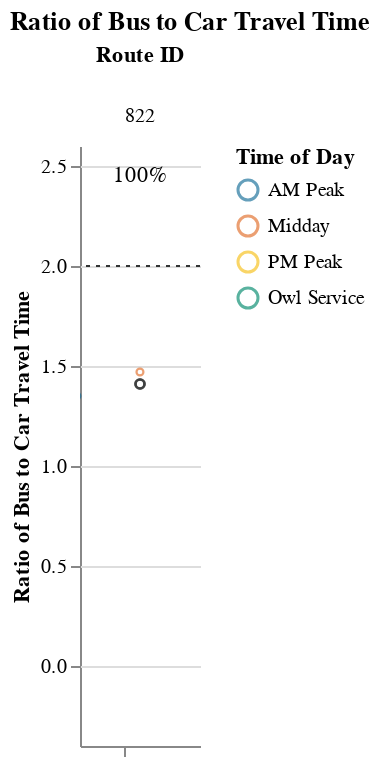
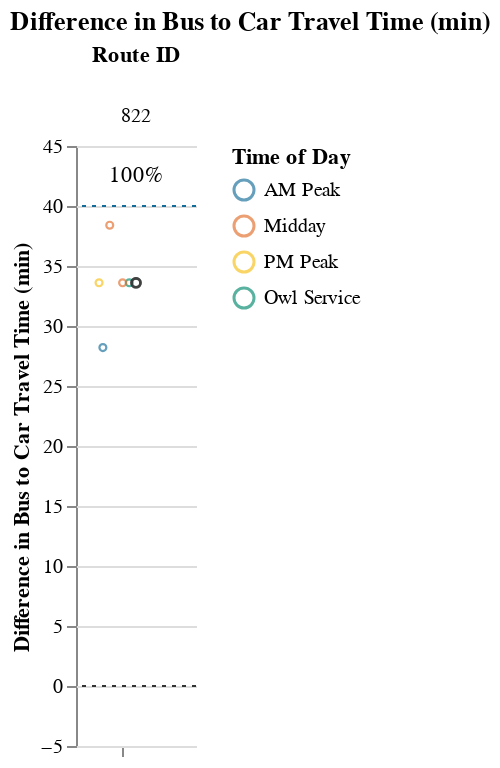

The code cell stored with these charts, in order, in its notebook:
### Markdown cell above
### Long Routes (> 1.5 hrs)

### Code cell
route_group = "long"
try:
    subset_routes, mult, diff  = setup_charts(df, PCT_COMPETITIVE_THRESHOLD, route_group)
    if len(subset_routes) > 0:
        display(
            Markdown(
                f"{CAPTIONS_DICT[route_group]}"
                "Within each route group, routes are sorted in descending order "
                "by % competitive trips and # trips below the additional time cut-off."
            )
        )

        display(mult)
        display(diff)
except:
    print("No routes meet this criteria.")

### Figure 1 — Vega-Lite specification as saved in the notebook (floating-point values rounded to 4 significant figures)
{"config": {"view": {"continuousWidth": 400, "continuousHeight": 300, "stroke": null}, "facet": {"spacing": 0}}, "data": {"name": "data-479f5d00024d611dc92fdeaa9c5c7301"}, "facet": {"column": {"field": "route_id", "sort": ["822"], "title": "Route ID", "type": "nominal"}}, "spec": {"layer": [{"mark": {"type": "point", "opacity": 0.65, "size": 12, "strokeWidth": 1.1}, "encoding": {"color": {"field": "time_of_day", "scale": {"range": ["#136C97", "#E16B26", "#F6BF16", "#00896B", "#7790A3", "#5B559C"]}, "sort": ["AM Peak", "Midday", "PM Peak", "Owl Service"], "title": "Time of Day", "type": "nominal"}, "tooltip": [{"field": "route_id", "type": "nominal"}, {"field": "trip_id", "type": "nominal"}, {"field": "service_hours", "type": "quantitative"}, {"field": "car_duration_hours", "type": "quantitative"}, {"field": "bus_multiplier", "type": "quantitative"}, {"field": "bus_difference", "type": "quantitative"}, {"field": "num_trips", "type": "quantitative"}, {"field": "num_competitive", "type": "quantitative"}, {"field": "pct_trips_competitive", "type": "quantitative"}, {"field": "p25", "type": "quantitative"}, {"field": "p50", "type": "quantitative"}, {"field": "p75", "type": "quantitative"}], "x": {"axis": {"grid": false, "labels": false, "ticks": true, "values": [0]}, "field": "jitter", "scale": {}, "title": null, "type": "quantitative"}, "y": {"field": "bus_multiplier", "scale": {"domain": [-0.25, 2.5]}, "title": "Ratio of Bus to Car Travel Time", "type": "quantitative"}}, "selection": {"selector003": {"type": "interval", "bind": "scales", "encodings": ["x", "y"]}}, "transform": [{"calculate": "sqrt(-2*log(random()))*cos(2*PI*random())", "as": "jitter"}], "width": 60}, {"layer": [{"mark": {"type": "point", "opacity": 0.6, "size": 20, "strokeWidth": 1.3}, "encoding": {"color": {"value": "#323434"}, "y": {"field": "bus_multiplier", "type": "quantitative"}}, "transform": [{"filter": "(datum.p50_trip === 1)"}]}, {"mark": {"type": "rule", "strokeDash": [2, 3]}, "encoding": {"color": {"value": "#323434"}, "y": {"field": "cutoff", "type": "quantitative"}}}, {"mark": {"type": "text", "align": "center", "baseline": "middle"}, "encoding": {"color": {"value": "black"}, "text": {"field": "pct_trips_competitive", "format": ".0%", "type": "quantitative"}, "tooltip": [{"field": "route_id", "type": "nominal"}, {"field": "trip_id", "type": "nominal"}, {"field": "service_hours", "type": "quantitative"}, {"field": "car_duration_hours", "type": "quantitative"}, {"field": "bus_multiplier", "type": "quantitative"}, {"field": "bus_difference", "type": "quantitative"}, {"field": "num_trips", "type": "quantitative"}, {"field": "num_competitive", "type": "quantitative"}, {"field": "pct_trips_competitive", "type": "quantitative"}, {"field": "p25", "type": "quantitative"}, {"field": "p50", "type": "quantitative"}, {"field": "p75", "type": "quantitative"}], "x": {"value": 30}, "y": {"value": 15}}, "transform": [{"calculate": "sqrt(-2*log(random()))*cos(2*PI*random())", "as": "jitter"}, {"filter": "(datum.fastest_trip === 1)"}]}]}]}, "resolve": {"scale": {"y": "shared"}}, "title": "Ratio of Bus to Car Travel Time", "$schema": "https://vega.github.io/schema/vega-lite/v4.17.0.json", "datasets": {"data-479f5d00024d611dc92fdeaa9c5c7301": [{"calitp_itp_id": 135, "trip_key": 3361021430429695586, "trip_id": "t_1194487_b_23002_tn_0", "shape_id": "p_179049", "route_id": "822", "service_hours": 1.83, "trip_first_departure_ts": 33300, "trip_last_arrival_ts": 39900, "departure_hour": 9, "time_of_day": "AM Peak", "p25": 1.92, "p50": 1.92, "p75": 1.92, "p50_trip": 0, "fastest_trip": 1, "car_duration_hours": 1.36, "competitive_route": 1, "bus_multiplier": 1.35, "bus_difference": 28.2, "num_trips": 5, "num_competitive": 5, "pct_trips_competitive": 1.0, "bus_difference_spread": 10.2, "route_group": "long", "max_trip_hrs": 2.0, "max_trip_route_group": 2.55, "name": "Humboldt Transit Authority", "caltrans_district": "01 - Eureka", "drmt_organization_name": "['recu9h9nAElLpYoYO']", "cutoff2": 40, "cutoff": 2}, {"calitp_itp_id": 135, "trip_key": -7695558261418871568, "trip_id": "t_1194478_b_23002_tn_0", "shape_id": "p_179043", "route_id": "822", "service_hours": 1.92, "trip_first_departure_ts": 24360, "trip_last_arrival_ts": 31260, "departure_hour": 6, "time_of_day": "Owl Service", "p25": 1.92, "p50": 1.92, "p75": 1.92, "p50_trip": 1, "fastest_trip": 0, "car_duration_hours": 1.36, "competitive_route": 1, "bus_multiplier": 1.41, "bus_difference": 33.6, "num_trips": 5, "num_competitive": 5, "pct_trips_competitive": 1.0, "bus_difference_spread": 10.2, "route_group": "long", "max_trip_hrs": 2.0, "max_trip_route_group": 2.55, "name": "Humboldt Transit Authority", "caltrans_district": "01 - Eureka", "drmt_organization_name": "['recu9h9nAElLpYoYO']", "cutoff2": 40, "cutoff": 2}, {"calitp_itp_id": 135, "trip_key": -1867206143097910305, "trip_id": "t_1194477_b_23002_tn_0", "shape_id": "p_179043", "route_id": "822", "service_hours": 1.92, "trip_first_departure_ts": 40800, "trip_last_arrival_ts": 47700, "departure_hour": 11, "time_of_day": "Midday", "p25": 1.92, "p50": 1.92, "p75": 1.92, "p50_trip": 1, "fastest_trip": 0, "car_duration_hours": 1.36, "competitive_route": 1, "bus_multiplier": 1.41, "bus_difference": 33.6, "num_trips": 5, "num_competitive": 5, "pct_trips_competitive": 1.0, "bus_difference_spread": 10.2, "route_group": "long", "max_trip_hrs": 2.0, "max_trip_route_group": 2.55, "name": "Humboldt Transit Authority", "caltrans_district": "01 - Eureka", "drmt_organization_name": "['recu9h9nAElLpYoYO']", "cutoff2": 40, "cutoff": 2}, {"calitp_itp_id": 135, "trip_key": -229912812229137476, "trip_id": "t_1194480_b_23002_tn_0", "shape_id": "p_179043", "route_id": "822", "service_hours": 1.92, "trip_first_departure_ts": 62400, "trip_last_arrival_ts": 69300, "departure_hour": 17, "time_of_day": "PM Peak", "p25": 1.92, "p50": 1.92, "p75": 1.92, "p50_trip": 1, "fastest_trip": 0, "car_duration_hours": 1.36, "competitive_route": 1, "bus_multiplier": 1.41, "bus_difference": 33.6, "num_trips": 5, "num_competitive": 5, "pct_trips_competitive": 1.0, "bus_difference_spread": 10.2, "route_group": "long", "max_trip_hrs": 2.0, "max_trip_route_group": 2.55, "name": "Humboldt Transit Authority", "caltrans_district": "01 - Eureka", "drmt_organization_name": "['recu9h9nAElLpYoYO']", "cutoff2": 40, "cutoff": 2}, {"calitp_itp_id": 135, "trip_key": -1354614965077507831, "trip_id": "t_1194483_b_23002_tn_0", "shape_id": "p_179044", "route_id": "822", "service_hours": 2.0, "trip_first_departure_ts": 54300, "trip_last_arrival_ts": 61500, "departure_hour": 15, "time_of_day": "Midday", "p25": 1.92, "p50": 1.92, "p75": 1.92, "p50_trip": 0, "fastest_trip": 0, "car_duration_hours": 1.36, "competitive_route": 1, "bus_multiplier": 1.47, "bus_difference": 38.4, "num_trips": 5, "num_competitive": 5, "pct_trips_competitive": 1.0, "bus_difference_spread": 10.2, "route_group": "long", "max_trip_hrs": 2.0, "max_trip_route_group": 2.55, "name": "Humboldt Transit Authority", "caltrans_district": "01 - Eureka", "drmt_organization_name": "['recu9h9nAElLpYoYO']", "cutoff2": 40, "cutoff": 2}]}}

### Figure 2 — Vega-Lite specification as saved in the notebook (floating-point values rounded to 4 significant figures)
{"config": {"view": {"continuousWidth": 400, "continuousHeight": 300, "stroke": null}, "facet": {"spacing": 0}}, "data": {"name": "data-246b7bfdf9d605ea1b458a0e06f911ec"}, "facet": {"column": {"field": "route_id", "sort": ["822"], "title": "Route ID", "type": "nominal"}}, "spec": {"layer": [{"mark": {"type": "point", "opacity": 0.65, "size": 12, "strokeWidth": 1.1}, "encoding": {"color": {"field": "time_of_day", "scale": {"range": ["#136C97", "#E16B26", "#F6BF16", "#00896B", "#7790A3", "#5B559C"]}, "sort": ["AM Peak", "Midday", "PM Peak", "Owl Service"], "title": "Time of Day", "type": "nominal"}, "tooltip": [{"field": "route_id", "type": "nominal"}, {"field": "trip_id", "type": "nominal"}, {"field": "service_hours", "type": "quantitative"}, {"field": "car_duration_hours", "type": "quantitative"}, {"field": "bus_multiplier", "type": "quantitative"}, {"field": "bus_difference", "type": "quantitative"}, {"field": "num_trips", "type": "quantitative"}, {"field": "num_competitive", "type": "quantitative"}, {"field": "pct_trips_competitive", "type": "quantitative"}, {"field": "p25", "type": "quantitative"}, {"field": "p50", "type": "quantitative"}, {"field": "p75", "type": "quantitative"}], "x": {"axis": {"grid": false, "labels": false, "ticks": true, "values": [0]}, "field": "jitter", "scale": {}, "title": null, "type": "quantitative"}, "y": {"field": "bus_difference", "scale": {"domain": [-5, 45.0]}, "title": "Difference in Bus to Car Travel Time (min)", "type": "quantitative"}}, "selection": {"selector004": {"type": "interval", "bind": "scales", "encodings": ["x", "y"]}}, "transform": [{"calculate": "sqrt(-2*log(random()))*cos(2*PI*random())", "as": "jitter"}], "width": 60}, {"layer": [{"mark": {"type": "point", "opacity": 0.6, "size": 20, "strokeWidth": 1.3}, "encoding": {"color": {"value": "#323434"}, "y": {"field": "bus_difference", "type": "quantitative"}}, "transform": [{"filter": "(datum.p50_trip === 1)"}]}, {"mark": {"type": "rule", "strokeDash": [2, 3]}, "encoding": {"color": {"value": "#323434"}, "y": {"field": "cutoff", "type": "quantitative"}}}, {"mark": {"type": "rule", "strokeDash": [2, 3]}, "encoding": {"color": {"value": "#136C97"}, "y": {"field": "cutoff2", "type": "quantitative"}}}, {"mark": {"type": "text", "align": "center", "baseline": "middle"}, "encoding": {"color": {"value": "black"}, "text": {"field": "pct_trips_competitive", "format": ".0%", "type": "quantitative"}, "tooltip": [{"field": "route_id", "type": "nominal"}, {"field": "trip_id", "type": "nominal"}, {"field": "service_hours", "type": "quantitative"}, {"field": "car_duration_hours", "type": "quantitative"}, {"field": "bus_multiplier", "type": "quantitative"}, {"field": "bus_difference", "type": "quantitative"}, {"field": "num_trips", "type": "quantitative"}, {"field": "num_competitive", "type": "quantitative"}, {"field": "pct_trips_competitive", "type": "quantitative"}, {"field": "p25", "type": "quantitative"}, {"field": "p50", "type": "quantitative"}, {"field": "p75", "type": "quantitative"}], "x": {"value": 30}, "y": {"value": 15}}, "transform": [{"calculate": "sqrt(-2*log(random()))*cos(2*PI*random())", "as": "jitter"}, {"filter": "(datum.fastest_trip === 1)"}]}]}]}, "resolve": {"scale": {"y": "shared"}}, "title": "Difference in Bus to Car Travel Time (min)", "$schema": "https://vega.github.io/schema/vega-lite/v4.17.0.json", "datasets": {"data-246b7bfdf9d605ea1b458a0e06f911ec": [{"calitp_itp_id": 135, "trip_key": 3361021430429695586, "trip_id": "t_1194487_b_23002_tn_0", "shape_id": "p_179049", "route_id": "822", "service_hours": 1.83, "trip_first_departure_ts": 33300, "trip_last_arrival_ts": 39900, "departure_hour": 9, "time_of_day": "AM Peak", "p25": 1.92, "p50": 1.92, "p75": 1.92, "p50_trip": 0, "fastest_trip": 1, "car_duration_hours": 1.36, "competitive_route": 1, "bus_multiplier": 1.35, "bus_difference": 28.2, "num_trips": 5, "num_competitive": 5, "pct_trips_competitive": 1.0, "bus_difference_spread": 10.2, "route_group": "long", "max_trip_hrs": 2.0, "max_trip_route_group": 2.55, "name": "Humboldt Transit Authority", "caltrans_district": "01 - Eureka", "drmt_organization_name": "['recu9h9nAElLpYoYO']", "cutoff2": 40, "cutoff": 0}, {"calitp_itp_id": 135, "trip_key": -7695558261418871568, "trip_id": "t_1194478_b_23002_tn_0", "shape_id": "p_179043", "route_id": "822", "service_hours": 1.92, "trip_first_departure_ts": 24360, "trip_last_arrival_ts": 31260, "departure_hour": 6, "time_of_day": "Owl Service", "p25": 1.92, "p50": 1.92, "p75": 1.92, "p50_trip": 1, "fastest_trip": 0, "car_duration_hours": 1.36, "competitive_route": 1, "bus_multiplier": 1.41, "bus_difference": 33.6, "num_trips": 5, "num_competitive": 5, "pct_trips_competitive": 1.0, "bus_difference_spread": 10.2, "route_group": "long", "max_trip_hrs": 2.0, "max_trip_route_group": 2.55, "name": "Humboldt Transit Authority", "caltrans_district": "01 - Eureka", "drmt_organization_name": "['recu9h9nAElLpYoYO']", "cutoff2": 40, "cutoff": 0}, {"calitp_itp_id": 135, "trip_key": -1867206143097910305, "trip_id": "t_1194477_b_23002_tn_0", "shape_id": "p_179043", "route_id": "822", "service_hours": 1.92, "trip_first_departure_ts": 40800, "trip_last_arrival_ts": 47700, "departure_hour": 11, "time_of_day": "Midday", "p25": 1.92, "p50": 1.92, "p75": 1.92, "p50_trip": 1, "fastest_trip": 0, "car_duration_hours": 1.36, "competitive_route": 1, "bus_multiplier": 1.41, "bus_difference": 33.6, "num_trips": 5, "num_competitive": 5, "pct_trips_competitive": 1.0, "bus_difference_spread": 10.2, "route_group": "long", "max_trip_hrs": 2.0, "max_trip_route_group": 2.55, "name": "Humboldt Transit Authority", "caltrans_district": "01 - Eureka", "drmt_organization_name": "['recu9h9nAElLpYoYO']", "cutoff2": 40, "cutoff": 0}, {"calitp_itp_id": 135, "trip_key": -229912812229137476, "trip_id": "t_1194480_b_23002_tn_0", "shape_id": "p_179043", "route_id": "822", "service_hours": 1.92, "trip_first_departure_ts": 62400, "trip_last_arrival_ts": 69300, "departure_hour": 17, "time_of_day": "PM Peak", "p25": 1.92, "p50": 1.92, "p75": 1.92, "p50_trip": 1, "fastest_trip": 0, "car_duration_hours": 1.36, "competitive_route": 1, "bus_multiplier": 1.41, "bus_difference": 33.6, "num_trips": 5, "num_competitive": 5, "pct_trips_competitive": 1.0, "bus_difference_spread": 10.2, "route_group": "long", "max_trip_hrs": 2.0, "max_trip_route_group": 2.55, "name": "Humboldt Transit Authority", "caltrans_district": "01 - Eureka", "drmt_organization_name": "['recu9h9nAElLpYoYO']", "cutoff2": 40, "cutoff": 0}, {"calitp_itp_id": 135, "trip_key": -1354614965077507831, "trip_id": "t_1194483_b_23002_tn_0", "shape_id": "p_179044", "route_id": "822", "service_hours": 2.0, "trip_first_departure_ts": 54300, "trip_last_arrival_ts": 61500, "departure_hour": 15, "time_of_day": "Midday", "p25": 1.92, "p50": 1.92, "p75": 1.92, "p50_trip": 0, "fastest_trip": 0, "car_duration_hours": 1.36, "competitive_route": 1, "bus_multiplier": 1.47, "bus_difference": 38.4, "num_trips": 5, "num_competitive": 5, "pct_trips_competitive": 1.0, "bus_difference_spread": 10.2, "route_group": "long", "max_trip_hrs": 2.0, "max_trip_route_group": 2.55, "name": "Humboldt Transit Authority", "caltrans_district": "01 - Eureka", "drmt_organization_name": "['recu9h9nAElLpYoYO']", "cutoff2": 40, "cutoff": 0}]}}
